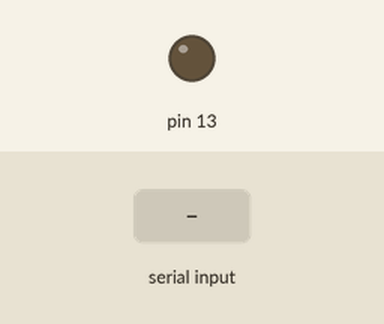
The sketch below on a simulated Arduino Uno, built with avr-gcc and run on an emulated ATmega328P. Shown: output pins drawn as LEDs (lit = HIGH). Dashed ring = blinking. The test bench sets the inputs (shaded band). What the sketch prints to the serial monitor is not drawn.

Above: at 1.2 s.
1.3 s: "1\n" received over the second serial link
At 1.55 s:
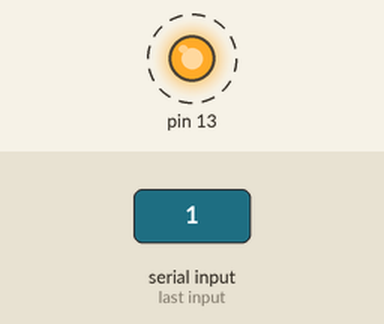
3.1 s: "1\n" received over Serial
Timing chart, 0 to 6.1 s (numbered marks = the images above; inputs shaded):
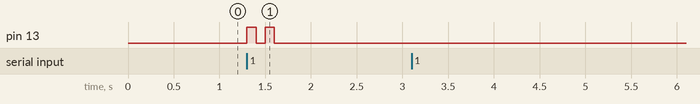

The sketch:

phMeterSerialConnector.ino
```cpp
/* An Arduino module that communicates with an Atlas pH monitor chip via TTL UART.
 *
 * Based on sample code from Atlas: http://www.atlas-scientific.com/_files/code/Arduino-Uno-pH-sample-code.pdf
 */

/* Note: the wiring diagram in the Atlas sample document is backwards.  Connect arduino pin 10 to
 * the RX terminal on the Atlast chip, and pin 11 to the TX terminal on the atlas chip.  Otherwise
 * nothing will happen.
 */

#include <SoftwareSerial.h>
#define PH_TX 10
#define PH_RX 11

SoftwareSerial phProbe(PH_RX, PH_TX);

String hostBuffer = "";
String probeBuffer = "";
boolean hostMessageReady = false;
boolean probeMessageReady = false;


void setup() {
  // put your setup code here, to run once:

  Serial.begin(9600);
  while (!Serial) {
    ; // Busy wait for serial connection to host PC to be ready.
  }
  phProbe.begin(9600);

  // Reserve memory for I/O string buffering.
  hostBuffer.reserve(64);
  probeBuffer.reserve(64);

  pinMode(13, OUTPUT);

  Serial.println("UART ready");
}

void serialEvent() {
  hostBuffer = Serial.readStringUntil('\r');
  hostMessageReady = true;
}

void loop() {
  // put your main code here, to run repeatedly:
  if (hostMessageReady) {
    phProbe.print(hostBuffer);
    phProbe.print('\r');
    Serial.println(hostBuffer);
    hostBuffer = "";
    hostMessageReady = false;
  }

  if (phProbe.available() > 0) {
    digitalWrite(13, HIGH);
    char c = phProbe.read();
    probeBuffer += c;
    if (c == '\r') {
      Serial.println(probeBuffer);
      probeBuffer = "";
    }
    delay(100);
    digitalWrite(13, LOW);
    delay(100);
  }
}
```

Measured:
- after the input at 1.3 s, pin 13: alternates HIGH for 0.10 s and LOW for 0.10 s, 4 changes in all, then stays LOW, starting at once
- after the input at 3.1 s, every drawn part: stays the same
